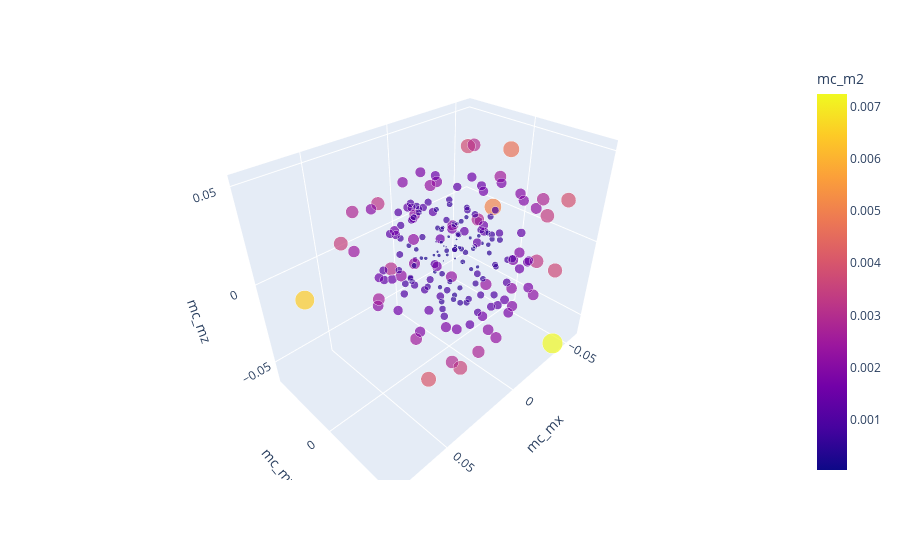

Notebook source saved alongside this figure:
### Code cell
fig = px.scatter_3d(sf.mcconf_df,x='mc_mx',y='mc_my',z='mc_mz',size='mc_m2',color='mc_m2')
fig.show()

### Figure 1 — Plotly figure (JSON) as saved in the notebook; plotly's stock layout.template omitted (floating-point values rounded to 4 significant figures; data arrays with more than 128 entries replaced by an {"elided": "..."} marker saying what was removed)
{"data": [{"hovertemplate": "mc_mx=%{x}<br>mc_my=%{y}<br>mc_mz=%{z}<br>mc_m2=%{marker.color}<extra></extra>", "legendgroup": "", "marker": {"color": {"elided": "200 float values"}, "coloraxis": "coloraxis", "size": {"elided": "200 float values"}, "sizemode": "area", "sizeref": 1.809e-05, "symbol": "circle"}, "mode": "markers", "name": "", "scene": "scene", "showlegend": false, "type": "scatter3d", "x": {"elided": "200 float values"}, "y": {"elided": "200 float values"}, "z": {"elided": "200 float values"}}], "layout": {"coloraxis": {"colorbar": {"title": {"text": "mc_m2"}}, "colorscale": [[0, "#0d0887"], [0.1111, "#46039f"], [0.2222, "#7201a8"], [0.3333, "#9c179e"], [0.4444, "#bd3786"], [0.5556, "#d8576b"], [0.6667, "#ed7953"], [0.7778, "#fb9f3a"], [0.8889, "#fdca26"], [1, "#f0f921"]]}, "legend": {"itemsizing": "constant", "tracegroupgap": 0}, "margin": {"t": 60}, "scene": {"domain": {"x": [0, 1], "y": [0, 1]}, "xaxis": {"title": {"text": "mc_mx"}}, "yaxis": {"title": {"text": "mc_my"}}, "zaxis": {"title": {"text": "mc_mz"}}}}}
